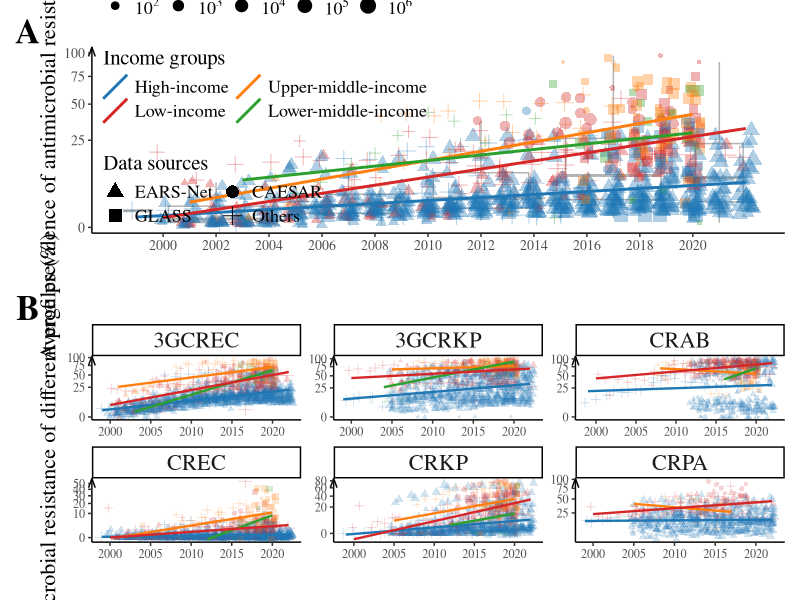

R code for this plot:
install.packages(c("dplyr", "car", "ggplot2", "ggsci", "scales", "patchwork"))

library(dplyr)
library(car)
library(ggplot2)
library(ggsci)
library(scales)
library(patchwork)

# load data ----
AMR <- read.csv("AMR_rawdata.csv")

# functions ----
# Geometric mean
mean_geo <- function(vector, na.rm = T, adjust = T){
  if(sum(!is.na(vector)) == 0){
    return(NA)
  }else if(max(vector, na.rm = T) == 0){
    return(0)
  }else if(adjust){
    vector[which(vector == 0)] <- min(vector[vector != 0], na.rm = T)
  }
  return(ifelse(sum(!is.na(vector)) == 0, NA, prod(vector, na.rm = na.rm)^(1/sum(!is.na(vector)))))
} 
# Find the mode number
find_mode <- function(x){
  u <- unique(na.omit(x))
  tab <- tabulate(match(x, u))
  return(u[tab == max(tab)][1])
}

# Aggregate AMR ----
AMR <- 
  AMR %>% 
  mutate(
    R_not0 = case_when(
      R == 0 ~ min(R[R>0]),
      TRUE ~ R),
    .by = AMR
  ) %>% 
  mutate(
    R_geomean = mean_geo(R_not0),
    isolates_total = sum(isolates),
    source_total = find_mode(source),
    .by = c(country, year)
  ) %>% 
  select(-R_not0) %>% 
  # Logit transformation
  mutate(
    R_geomean_logit = logit(R_geomean, adjust = min(R_geomean[R_geomean>0])),
    IncomeGroup = factor(IncomeGroup, 
                         levels = c("High-income", "Upper-middle-income", 
                                    "Lower-middle-income", "Low-income")),
    year_5 = cut(year, c(1999, seq(2004, 2019, 5), 2022))
  )

# Visualization ----
# Aggregate AMR
agg_plot <-
  AMR %>% 
  select(-3:-6) %>% 
  unique() %>% 
  ggplot(aes(x = year, y = R_geomean*100)) +
  geom_boxplot(aes(group = year_5), width = 1, colour = "grey70", outliers = F) +
  geom_jitter(aes(colour = IncomeGroup, size = isolates_total, shape = source_total), 
              width = 0.3, alpha = 0.35) +
  geom_smooth(aes(colour = IncomeGroup), method = "lm", se = F, key_glyph = "abline") +
  scale_x_continuous(breaks = seq(2000, 2020, 2)) +
  scale_size_continuous(name = "Isolates",
                        range = c(1, 5),
                        transform = "log10",
                        breaks = trans_breaks("log10", function(x) 10^x),
                        labels = trans_format("log10", math_format(10^.x))) +
  scale_shape_discrete(name = "Data sources",
                       breaks = c("EARS-Net", "GLASS", "CAESAR", "Others")) +
  scale_colour_d3(name = "Income groups",
                  breaks = c("High-income", "Low-income",
                             "Upper-middle-income", "Lower-middle-income")) +
  scale_y_sqrt(labels = scales::comma) +
  labs(x = "", y = "Averge prevalence of antimicrobial resistance (%)") +
  theme_classic() +
  theme(
    plot.title = element_text(size = 15),
    legend.position = "inside",
    legend.position.inside = c(0.25, 0.73),
    legend.text = element_text(size = 13),
    legend.title = element_text(size = 15),
    legend.background = element_blank(),
    strip.background = element_rect(fill = "grey90"),
    panel.background = element_blank(),
    axis.title = element_text(size = 16),
    axis.text = element_text(size = 10),
    axis.text.x = element_text(size = 10, angle = 0),
    axis.line.y = element_line(arrow = arrow(length = unit(0.25, "cm"), angle = 20)),
    text = element_text(family = "serif")
  ) + 
  guides(
    color = guide_legend(override.aes = list(alpha = 1, shape = NA), order = 2, nrow = 2),
    shape = guide_legend(override.aes = list(alpha = 1, colour = "Black", size = 4), order = 3, nrow = 2),
    size = guide_legend(override.aes = list(alpha = 1, colour = "Black"), order = 1, 
                        title.position = "top", direction = "horizontal")
  )

# Six AMR profiles
AMR_plot <- 
  ggplot(AMR, aes(x = year, y = R*100)) +
  geom_jitter(aes(colour = IncomeGroup, size = isolates, shape = source), 
              width = 0.4, alpha = 0.2) +
  geom_smooth(aes(colour = IncomeGroup), method = "lm", se = F, linewidth = 0.8) +
  scale_size_continuous(range = c(0.7, 3),
                        trans = log10_trans(),
                        breaks = trans_breaks("log10", function(x) 10^x),
                        labels = trans_format("log10", math_format(10^.x))) +
  scale_color_d3() +
  scale_y_sqrt(labels = comma) +
  scale_x_continuous(breaks = seq(2000, 2020, 5)) +
  facet_wrap(AMR ~ ., scale = "free", nrow = 2) +
  # ggtitle("(B) Antimicrobial resistance of different profiles (%)") +
  labs(x = "", y = "Antimicrobial resistance of different profiles (%)") +
  theme_classic() +
  theme(
    plot.title = element_text(size = 15),
    legend.position = "none",
    strip.text = element_text(size = 16),
    axis.title = element_text(size = 16),
    panel.background = element_blank(),
    axis.line.y = element_line(arrow = arrow(length = unit(0.25, "cm"), angle = 20)),
    text = element_text(family = "serif")
  )

# patchwork
ggsave("AMR_year.png", height = 12, width = 9, dpi = 500,
       plot = agg_plot / AMR_plot + 
         plot_annotation(tag_levels = 'A') & 
         theme(plot.tag = element_text(size = 25, face = "bold")))
